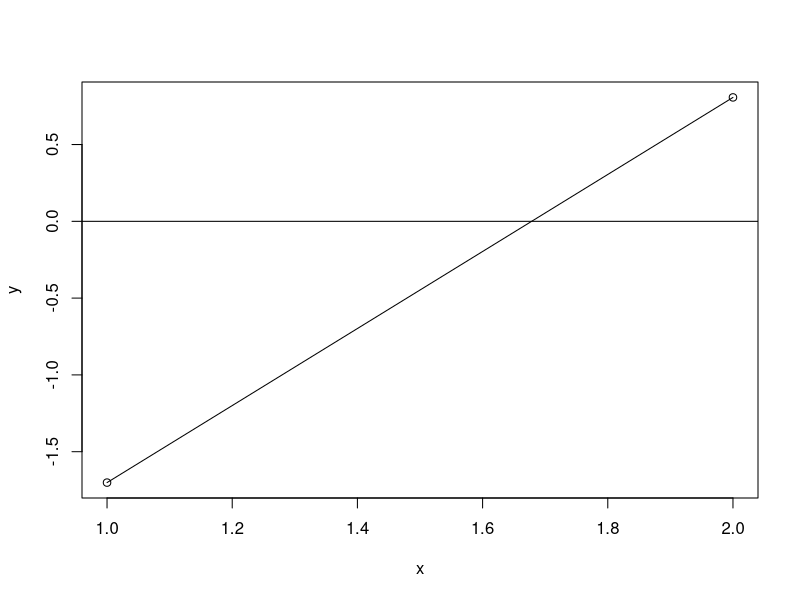
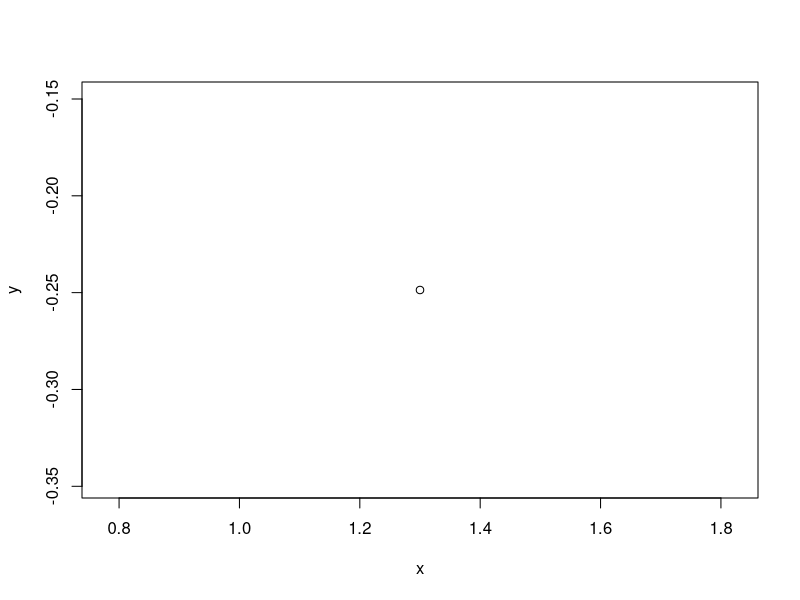
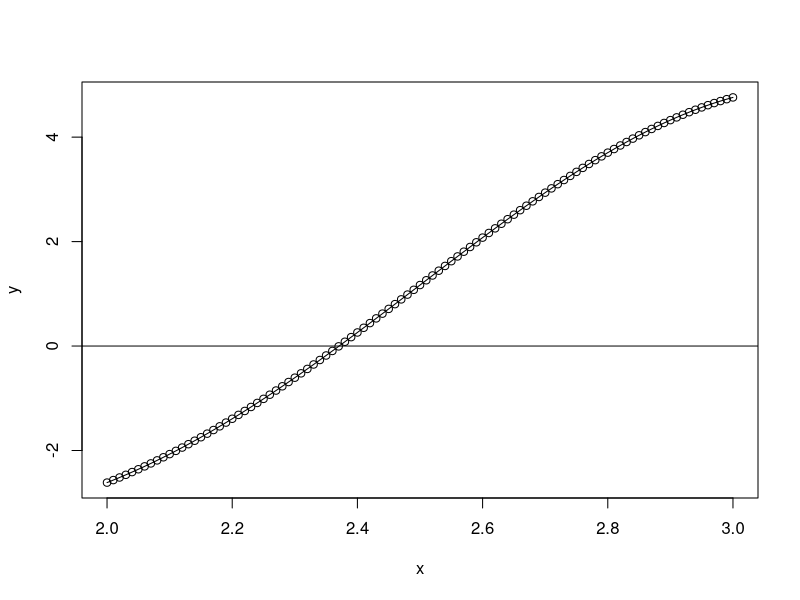
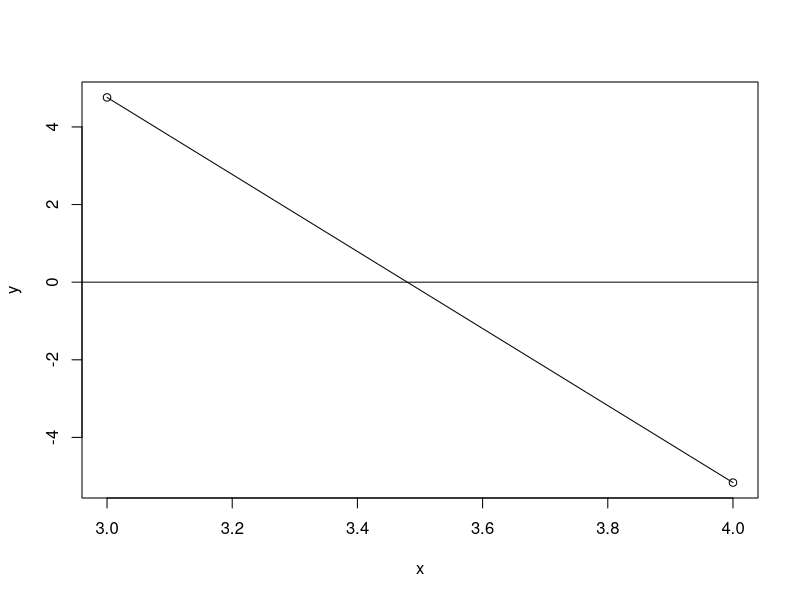
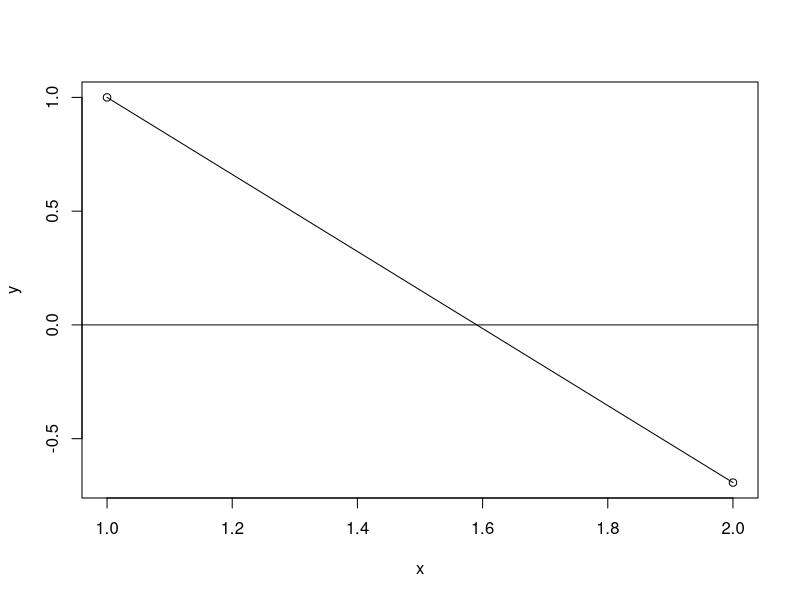
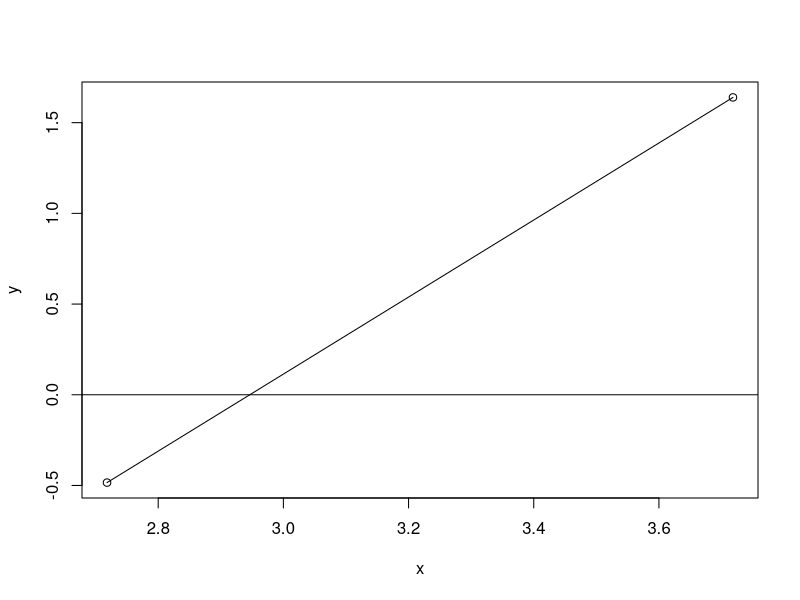
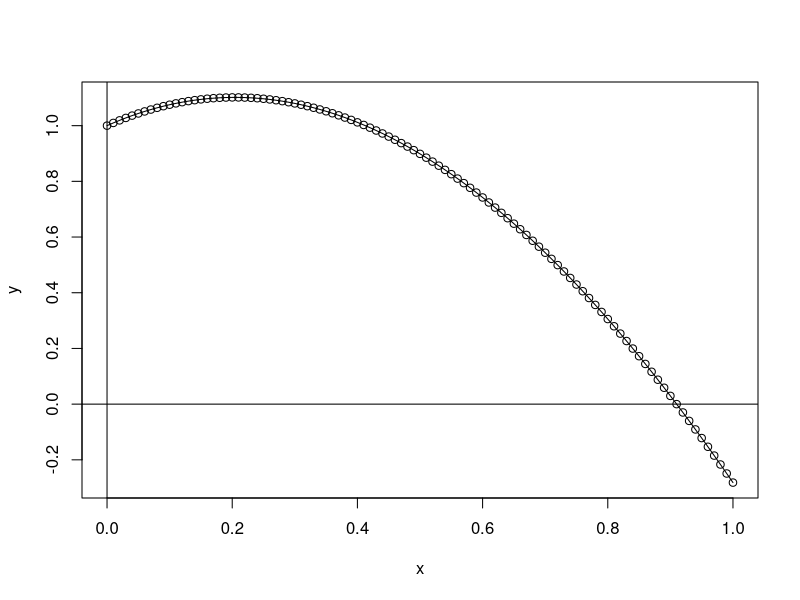
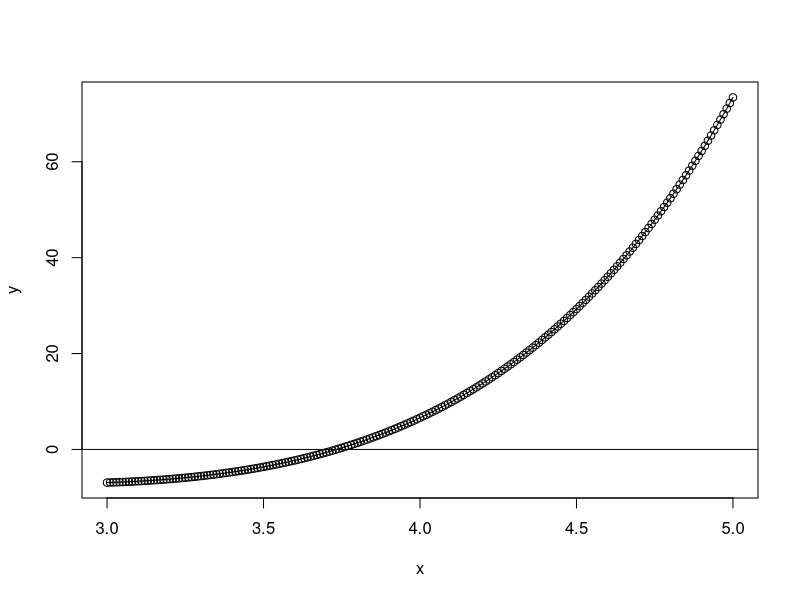

Write the R code that produced these figures, in order.
##Newton-Raphson

#e^x + 2^-x + 2*cos(x) - 6 = 0 x E [1;2] ----
f1 = function(x){
  x = exp(x) + 2^-x + 2*cos(x) - 6
}
ff1 = expression(exp(x) + 2^-x + 2*cos(x) - 6)
df1 = D(ff1, "x")
df1
Df1 = function(x){
  df1 = exp(x) - 2^-x * log(2) - 2 * sin(x) }
x = 1:2
x
y = f1(x)
y
  K = c(x,y)
plot(x,y, lines(x,y))
abline(h=0)
abline(v=0)

Newton = function(p0,Tol, N){
  i=1
  while(i <= N) {
    p = p0 - f1(p0)/Df1(p0)
    if (abs(p - p0) < Tol ){
      return(paste('el método funciono despues de',i,'intento, con resultado:',p))
    } else {
      i = i+1
      p0 = p
      
    } 
  }
  return(paste('el metodo no funciono despues de', N, 'iteraciones, con resultado aproximado:', p))
}
Newton(1.82,10^-2, 100)
#ln(x-1) + cos(x-1) = 0 x E [1.3;2]----
f2 = function(x){
  x = log(x-1) + cos(x-1)
}
ff2 = expression(log(x-1) + cos(x-1))
df2 = D(ff2, "x")
df2
Df2 = function(x){
  df2 = (1/(x-1) - sin(x-1)) }
x = 1.3:2
x
y = f2(x)
y
  K = c(x,y)
plot(x,y, lines(x,y))
abline(h=0)
abline(v=0)

Newton = function(p0,Tol, N){
  i=1
  while(i <= N) {
    p = p0 - f2(p0)/Df2(p0)
    if (abs(p - p0) < Tol ){
      return(paste('el m?todo funciono despues de',i,'intento, con resultado:',p))
    } else {
      i = i+1
      p0 = p
      
    } 
  }
  return(paste('el metodo no funciono despues de', N, 'iteraciones, con resultado aproximado:', p))
}
Newton(1.3,10^-2, 100)
#2*x*cos(2*x) - (x-2)^2 = 0 x E [2;3] ^ x E [3;4]----
f3 = function(x){
  x = 2*x*cos(2*x) - (x-2)^2
}
ff3 = expression(2*x*cos(2*x) - (x-2)^2)
df3 = D(ff3, "x")
df3 
Df3 = function(x){
  df3 = 2 * cos(2*x) - 2 * (x - 2) + 4 * x * sin(2*x) 
}
x = seq(from = 2, to= 3, by = 0.01)
x
y = f3(x)
y
  K = c(x,y)
plot(x,y, lines(x,y))
abline(h=0)
abline(v=0)

Newton = function(p0,Tol, N){
  i=1
  while(i <= N) {
    p = p0 - f3(p0)/Df3(p0)
    if (abs(p - p0) < Tol ){
      return(paste('el método funciono despues de',i,'intento, con resultado:',p))
    } else {
      i = i+1
      p0 = p
      
    } 
  }
  return(paste('el metodo no funciono despues de', N, 'iteraciones, con resultado aproximado:', p))
}
Newton(2.4,10^-1, 100)

x = 3:4
x
y = f3(x)
y
  K = c(x,y)
plot(x,y, lines(x,y))
abline(h=0)
abline(v=0)
Newton(3.7,10^-1, 10000)
#(x-2)^2 - ln(x) = 0 x E [1;2] ^ x E [e; 4] ----
f4 = function(x){
  x = (x-2)^2 - log(x)
}
ff4 = expression((x-2)^2 - log(x))
df4 = D(ff4, "x")
df4 
Df4 = function(x){
  df4 = 2 * (x - 2) - 1/x }
x = 1:2
x
y = f4(x)
y
  K = c(x,y)
plot(x,y, lines(x,y))
abline(h=0)
abline(v=0)

Newton = function(p0,Tol, N){
  i=1
  while(i <= N) {
    p = p0 - f4(p0)/Df4(p0)
    if (abs(p - p0) < Tol ){
      return(paste('el m?todo funciono despues de',i,'intento, con resultado:',p))
    }else {
      i = i+1
      p0 = p
      
    } 
  }
  return(paste('el metodo no funciono despues de', N, 'iteraciones, con resultado aproximado:', p))
}
Newton(1,10^-3, 100)

x = exp(1):4
x
y = f4(x)
y
  K = c(x,y)
plot(x,y, lines(x,y))
abline(h=0)
abline(v=0)
Newton(exp(1),10^-2, 10000)
#e^x - 3*x^2 = 0 x E [0;1] ^ x E [3;5]----
f5 = function(x){
  x = exp(x) - 3*x^2
}
ff5 = expression(exp(x) - 3*x^2)
df5 = D(ff5, "x")
df5 
Df5 = function(x){
  df5 = exp(x) - 3 * (2 * x)}
x = seq(from=0, to=1, by= 0.01)
x
y = f5(x)
y
  K = c(x,y)
plot(x,y, lines(x,y))
abline(h=0)
abline(v=0)

Newton = function(p0,Tol, N){
  i=1
  while(i <= N) {
    p = p0 - f5(p0)/Df5(p0)
    if (abs(p - p0) < Tol ){
      return(paste('el método funciono despues de',i,'intento, con resultado:',p))
    } else {
      i = i+1
      p0 = p
      
    } 
  }
  return(paste('el metodo no funciono despues de', N, 'iteraciones, con resultado aproximado:', p))
}
Newton(1,10^-2, 100)

x = seq(from=3, to=5, by= 0.01)
x
y = f5(x)
y
  K = c(x,y)
plot(x,y, lines(x,y))
abline(h=0)
abline(v=0)
Newton(5,10^-2, 100)
#sin(x) - e^-x = 0 x E [0;1] ^ x E [3;4] ^ x E [6;7]----
f6 = function(x){
  x = sin(x) - exp(-x)
}
ff6 = expression(sin(x) - exp(-x))
df6 = D(ff6, "x")
df6 
Df6 = function(x){
  df6 = cos(x) + exp(-x) }
x = seq(from=0, to=1, by= 0.01)
x
y = f6(x)
y
  K = c(x,y)
plot(x,y, lines(x,y))
abline(h=0)
abline(v=0)

Newton = function(p0,Tol, N){
  i=1
  while(i <= N) {
    p = p0 - f6(p0)/Df6(p0)
    if (abs(p - p0) < Tol ){
      return(paste('el método funciono despues de',i,'intento, con resultado:',p))
    } else {
      i = i+1
      p0 = p
      
    } 
  }
  return(paste('el metodo no funciono despues de', N, 'iteraciones, con resultado aproximado:', p))
}
Newton(0,10^-2, 100)

x = seq(from=3, to=4, by= 0.01)
x
y = f6(x)
y
  K = c(x,y)
plot(x,y, lines(x,y))
abline(h=0)
abline(v=0)
Newton(3,10^-2, 100)

x = seq(from=6, to=7, by= 0.01)
x
y = f6(x)
y
  K = c(x,y)
plot(x,y, lines(x,y))
abline(h=0)
abline(v=0)
Newton(7,10^-2, 100)
#cos(x) = sqrt(x)----
f7 = function(x){
  x = cos(x) - sqrt(x)
}
ff7 = expression(cos(x) - sqrt(x))
df7 = D(ff7, "x")
df7 
Df7 = function(x){
  df7 = -(0.5/sqrt(x) + sin(x)) }
x = seq(from=0, to=1, by= 0.01)
x
y = f7(x)
y
  K = c(x,y)
plot(x,y, lines(x,y))
abline(h=0)
abline(v=0)

Newton = function(p0,Tol, N){
  i=1
  while(i <= N) {
    p = p0 - f7(p0)/Df7(p0)
    if (abs(p - p0) < Tol ){
      return(paste('el método funciono despues de',i,'intento, con resultado:',p))
    } else {
      i = i+1
      p0 = p
      
    } 
  }
  return(paste('el metodo no funciono despues de', N, 'iteraciones, con resultado aproximado:', p))
}
Newton(0.5,10^-1, 100)
#2 + cos(e^x - 2) = e^x----
f8 = function(x){
  x = 2 + cos(exp(x) - 2) - exp(x)
}
ff8 = expression(2 + cos(exp(x) - 2) - exp(x))
df8 = D(ff8, "x")
df8 
Df8 = function(x){
  df7 = -((1 + sin(exp(x) - 2)) * exp(x)) }
x = seq(from=0, to=1, by= 0.01)
x
y = f8(x)
y
  K = c(x,y)
plot(x,y, lines(x,y))
abline(h=0)
abline(v=0)

Newton = function(p0,Tol, N){
  i=1
  while(i <= N) {
    p = p0 - f8(p0)/Df8(p0)
    if (abs(p - p0) < Tol ){
      return(paste('el método funciono despues de',i,'intento, con resultado:',p))
    } else {
      i = i+1
      p0 = p
      
    } 
  }
  return(paste('el metodo no funciono despues de', N, 'iteraciones, con resultado aproximado:', p))
}
Newton(1,10^-2, 100)
#x^3 - 7*x^2 + 14*x - 6 = 0----
f9 = function(x){
  x = x^3 - 7*x^2 + 14*x - 6
}
ff9 = expression(x^3 - 7*x^2 + 14*x - 6)
df9 = D(ff9, "x")
df9 
Df9 = function(x){
  df9 = 14 + x * (3 * x - 14) }
x = seq(from=0, to=1, by= 0.01)
x
y = f9(x)
y
  K = c(x,y)
plot(x,y, lines(x,y))
abline(h=0)
abline(v=0)

Newton = function(p0,Tol, N){
  i=1
  while(i <= N) {
    p = p0 - f9(p0)/Df9(p0)
    if (abs(p - p0) < Tol ){
      return(paste('el método funciono despues de',i,'intento, con resultado:',p))
    } else {
      i = i+1
      p0 = p
      
    } 
  }
  return(paste('el metodo no funciono despues de', N, 'iteraciones, con resultado aproximado:', p))
}
Newton(1,10^-1, 200)
#cos(x) = x----
f10 = function(x){
  x = cos(x) - x
}
ff10 = expression(cos(x) - x)
df10 = D(ff10, "x")
df10
Df10 = function(x){
  df10 = -(1 + sin(x)) }
x = seq(from=0, to=1, by= 0.01)
x
y = f10(x)
y
  K = c(x,y)
plot(x,y, lines(x,y))
abline(h=0)
abline(v=0)

Newton = function(p0,Tol, N){
  i=1
  while(i <= N) {
    p = p0 - f10(p0)/Df10(p0)
    if (abs(p - p0) < Tol ){
      return(paste('el método funciono despues de',i,'intento, con resultado:',p))
    } else {
      i = i+1
      p0 = p
      
    } 
  }
  return(paste('el metodo no funciono despues de', N, 'iteraciones, con resultado aproximado:', p))
}
Newton(1,10^-2, 10000)
#-x^3 - cos(x) = 0----
f11 = function(x){
  x = -x^3 - cos(x)
}
ff11 = expression(-x^3 - cos(x))
df11 = D(ff11, "x")
df11
Df11 = function(x){
  df11 = sin(x) - 3 * x^2 }
x = seq(from=-1, to=1, by= 0.01)
x
y = f11(x)
y
  K = c(x,y)
plot(x,y, lines(x,y))
abline(h=0)
abline(v=0)

Newton = function(p0,Tol, N){
  i=1
  while(i <= N) {
    p = p0 - f11(p0)/Df11(p0)
    if (abs(p - p0) < Tol ){
      return(paste('el método funciono despues de',i,'intento, con resultado:',p))
    } else {
      i = i+1
      p0 = p
      
    } 
  }
  return(paste('el metodo no funciono despues de', N, 'iteraciones, con resultado aproximado:', p))
}
Newton(-1,10^-1, 10000)
